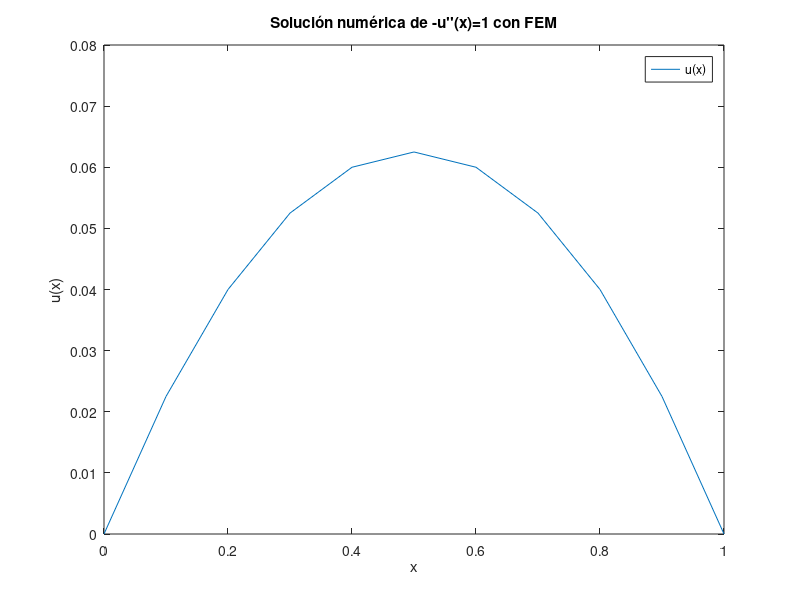

MATLAB code for this plot:
% Implementación del FEM para la ecuación de la cuerda elástica
clear; clc;

% Parámetros del problema
L = 1;                  % Longitud del dominio
N = 10;                 % Número de elementos
h = L / N;              % Tamaño de los elementos
x = linspace(0, L, N+1); % Puntos de la malla

% Coeficiente k(x) y término fuente f(x)
k = @(z) 1; % Coeficiente constante
f = @(z) 1; % Término fuente constante

% Prealocar matriz A y vector b
A = zeros(N+1, N+1);    % Matriz de rigidez
b = zeros(N+1, 1);      % Vector de fuerzas

% Ensamblaje de la matriz A y el vector b
for i = 2:N
    % Localización de los nodos
    x_i = x(i-1); % Inicio del subintervalo
    x_j = x(i);   % Fin del subintervalo
    x_k = x(i+1); % Nodo siguiente
    
    % Integrales de la matriz de rigidez (k constante)
    A(i, i-1) = -k(0) / h; % a_{i, i-1}
    A(i, i) = 2 * k(0) / h; % a_{i, i}
    A(i, i+1) = -k(0) / h; % a_{i, i+1}
    
    % Integral del vector de fuerzas (f constante)
    b(i) = f(0) * h / 2; % b_i
end

% Aplicar condiciones de frontera
A(1, :) = 0; A(:, 1) = 0; A(1, 1) = 1; % u(0) = 0
A(end, :) = 0; A(:, end) = 0; A(end, end) = 1; % u(1) = 0
b(1) = 0; b(end) = 0;

% Resolución del sistema matricial Ax = b
u = A \ b;

% Graficar la solución
figure;
plot(x, u, 'LineWidth', 0.5); % Línea continua y más gruesa
xlabel('x'); % Etiqueta del eje x
ylabel('u(x)'); % Etiqueta del eje y
title('Solución numérica de -u''''(x)=1 con FEM'); % Título de la gráfica
legend('u(x)', 'Location', 'northeast'); % Leyenda
